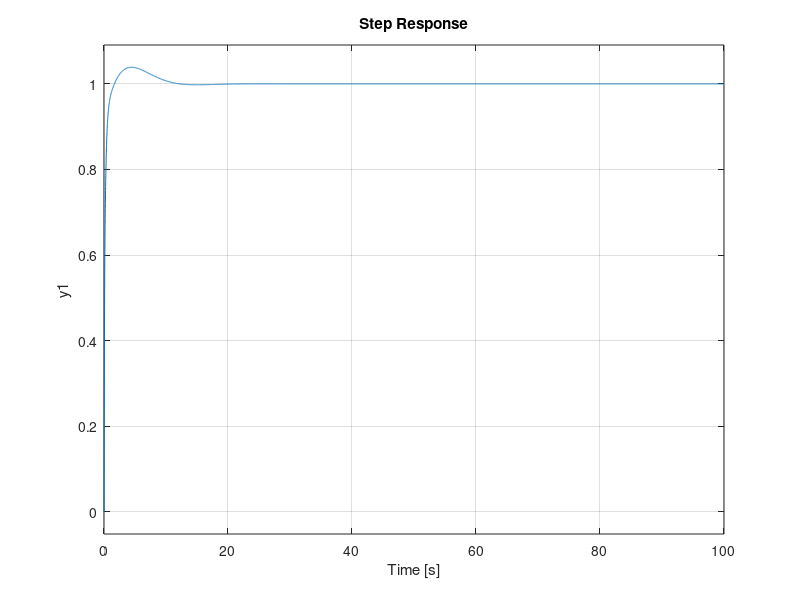

The MATLAB script that drew this image: (Note: this script raises an error after producing the figure.)
function tuning()
h = tf([1 10],[1 71 1070 1000 0]);
kp =360;
ki = 102.5;
kd =580; 
C = pid(kp,ki,kd);
 
plant = feedback(C*h,1);
 
step(plant,100);
% show the information 
stepinfo(plant)